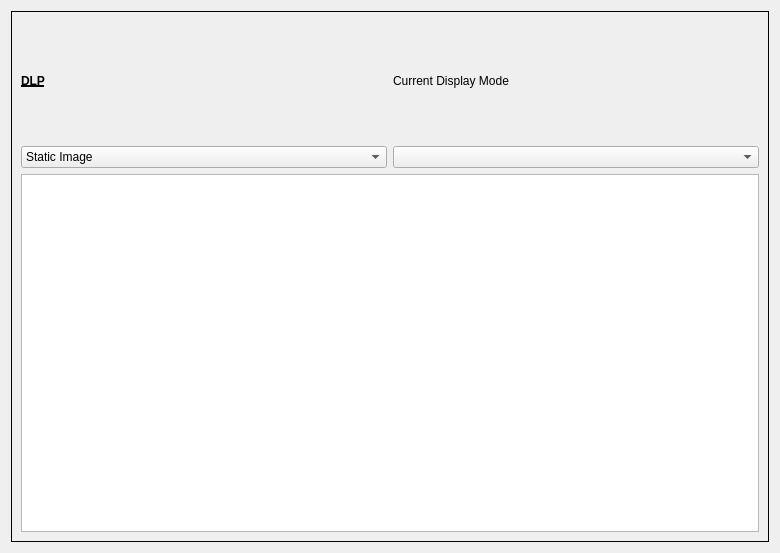
<?xml version="1.0" encoding="UTF-8"?>
<ui version="4.0">
 <class>dlp_widget</class>
 <widget class="QWidget" name="dlp_widget">
  <property name="geometry">
   <rect>
    <x>0</x>
    <y>0</y>
    <width>780</width>
    <height>553</height>
   </rect>
  </property>
  <property name="windowTitle">
   <string>Form</string>
  </property>
  <layout class="QGridLayout" name="gridLayout">
   <item row="0" column="0">
    <widget class="QFrame" name="dlp">
     <property name="minimumSize">
      <size>
       <width>450</width>
       <height>350</height>
      </size>
     </property>
     <property name="frameShape">
      <enum>QFrame::Box</enum>
     </property>
     <layout class="QGridLayout" name="gridLayout_5">
      <item row="0" column="0">
       <widget class="QLabel" name="dlp_label">
        <property name="font">
         <font>
          <weight>75</weight>
          <italic>false</italic>
          <bold>true</bold>
          <underline>true</underline>
          <kerning>true</kerning>
         </font>
        </property>
        <property name="text">
         <string>DLP</string>
        </property>
       </widget>
      </item>
      <item row="0" column="1">
       <widget class="QLabel" name="display_mode_label">
        <property name="text">
         <string>Current Display Mode</string>
        </property>
        <property name="scaledContents">
         <bool>true</bool>
        </property>
        <property name="wordWrap">
         <bool>true</bool>
        </property>
       </widget>
      </item>
      <item row="3" column="0">
       <widget class="QComboBox" name="display_mode_combobox">
        <item>
         <property name="text">
          <string>Static Image</string>
         </property>
        </item>
        <item>
         <property name="text">
          <string>Internal Test Pattern</string>
         </property>
        </item>
        <item>
         <property name="text">
          <string>HDMI Video Input</string>
         </property>
        </item>
        <item>
         <property name="text">
          <string>Pattern Sequence Display</string>
         </property>
        </item>
       </widget>
      </item>
      <item row="3" column="1">
       <widget class="QComboBox" name="display_mode_subbox_combobox"/>
      </item>
      <item row="4" column="0" rowspan="3" colspan="2">
       <widget class="QGraphicsView" name="dlp_projection_view"/>
      </item>
     </layout>
    </widget>
   </item>
  </layout>
 </widget>
 <resources/>
 <connections/>
</ui>
